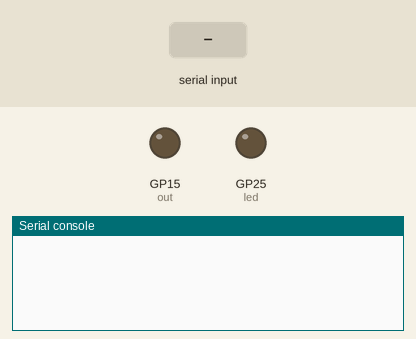
Bench run of a program on a simulated Raspberry Pi Pico running MicroPython. Shown: output pins drawn as LEDs (lit = HIGH), the last lines printed to the serial console. The inputs (shaded band) are chosen by the test bench.

Above: at 1.2 s.
1.3 s: "S" typed at the serial console, then Enter
At 2.3 s:
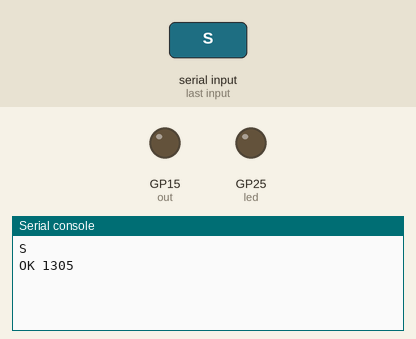
2.8 s: "B" typed at the serial console, then Enter
At 3.2 s:
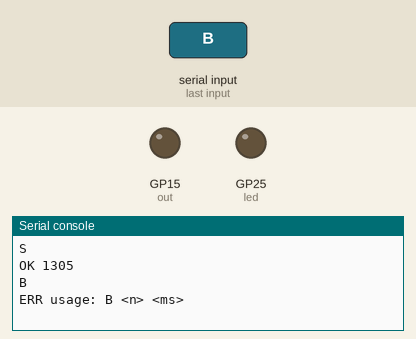
4.3 s: "?" typed at the serial console, then Enter
At 5.6 s:
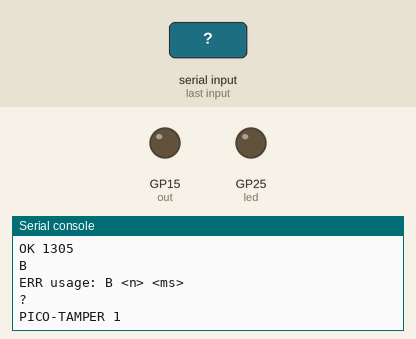

Measured:
- after the input at 1.3 s, the serial console: prints a new line at once (image 1)
- after the input at 2.8 s, the serial console: prints a new line at once (image 2)
- after the input at 4.3 s, the serial console: prints a new line at once (image 3)

The program:

main.py
```python
# main.py -- Raspberry Pi Pico / Pico W (MicroPython): the external "implant" that fires the FPGA tamper
# injector (software/system/board/axis_tamper.v, overlay secure_jpeg_lanes_tamper.bit).
#
# Wiring (3.3 V only, do NOT connect any power pin):
#   Pico GP15 (physical pin 20) --[1 kOhm]--> PYNQ-Z2 PMOD A pin 1 (JA1, FPGA pin Y18, pulled down in the XDC)
#   Pico GND  (physical pin 18) ------------> PYNQ-Z2 PMOD A pin 5 (GND)
# The Pico is powered from the receiver laptop's USB, which also sends the commands, so every shot
# is time-stamped on the same clock as the receiver's frame verdicts (experiments/hw_tamper.py).
#
# Commands on the USB serial port, one per line:
#   S        one shot: 5 ms high pulse on GP15  -> answers "OK <ticks_ms>"
#   B <n> <ms>  burst: n shots, <ms> apart      -> answers "OK <n>"
#   ?        -> answers "PICO-TAMPER 1"
# Copy this file to the Pico as main.py (Thonny: File > Save as > Raspberry Pi Pico), then unplug and
# replug it: it starts on its own and waits for commands.
import sys
import time
import select
from machine import Pin

out = Pin(15, Pin.OUT, value=0)
try:
    led = Pin("LED", Pin.OUT)          # Pico W and recent firmware
except (TypeError, ValueError):
    led = Pin(25, Pin.OUT)             # Pico (older firmware)

poll = select.poll()
poll.register(sys.stdin, select.POLLIN)


def shot():
    out.value(1)
    led.value(1)
    time.sleep_ms(5)
    out.value(0)
    led.value(0)


while True:
    if not poll.poll(200):
        continue
    line = sys.stdin.readline().strip()
    if line == "S":
        shot()
        print("OK", time.ticks_ms())
    elif line.startswith("B"):
        try:
            _, n, gap = line.split()
            for _ in range(int(n)):
                shot()
                time.sleep_ms(int(gap))
            print("OK", n)
        except ValueError:
            print("ERR usage: B <n> <ms>")
    elif line == "?":
        print("PICO-TAMPER 1")
```
